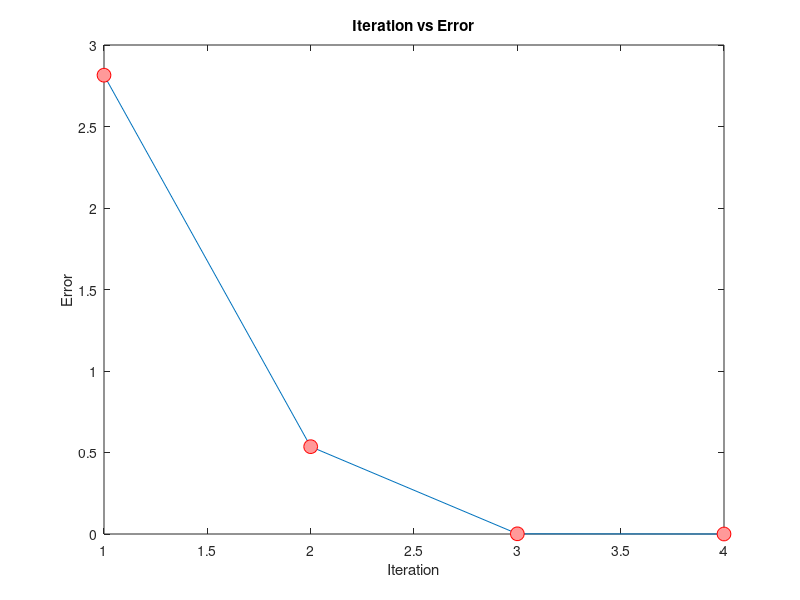

This chart was generated by the following MATLAB code:
%newton

p = 10;
t = 523;
Pc = 111.3;
Tc = 407.5;
R = 0.082054;
a = (27 * R^2 * Tc^2) / (64 * Pc);
b = (R * Tc) / (8 * Pc);

V = 1;
tol = 1e-5;
max_iter = 100;

error = zeros(max_iter, 1);
for i = 1:max_iter
    f = p * V / (R * t) - 1 - (a / (R * t * V)) + (b / V);
    dfdv = p / (R * t) + (a / (R * t * V^2)) - (b / V^2);
    V_new = V - f / dfdv;
    error(i) = abs(V_new - V);
    if error(i) < tol
        break
    end
    V = V_new;
end

disp(["Value of V: ", V]);

plot(1:i, error(1:i),'-o','MarkerSize',10,...
    'MarkerEdgeColor','red',...
    'MarkerFaceColor',[1 .6 .6]);
xlabel('Iteration');
ylabel('Error');
title('Iteration vs Error');